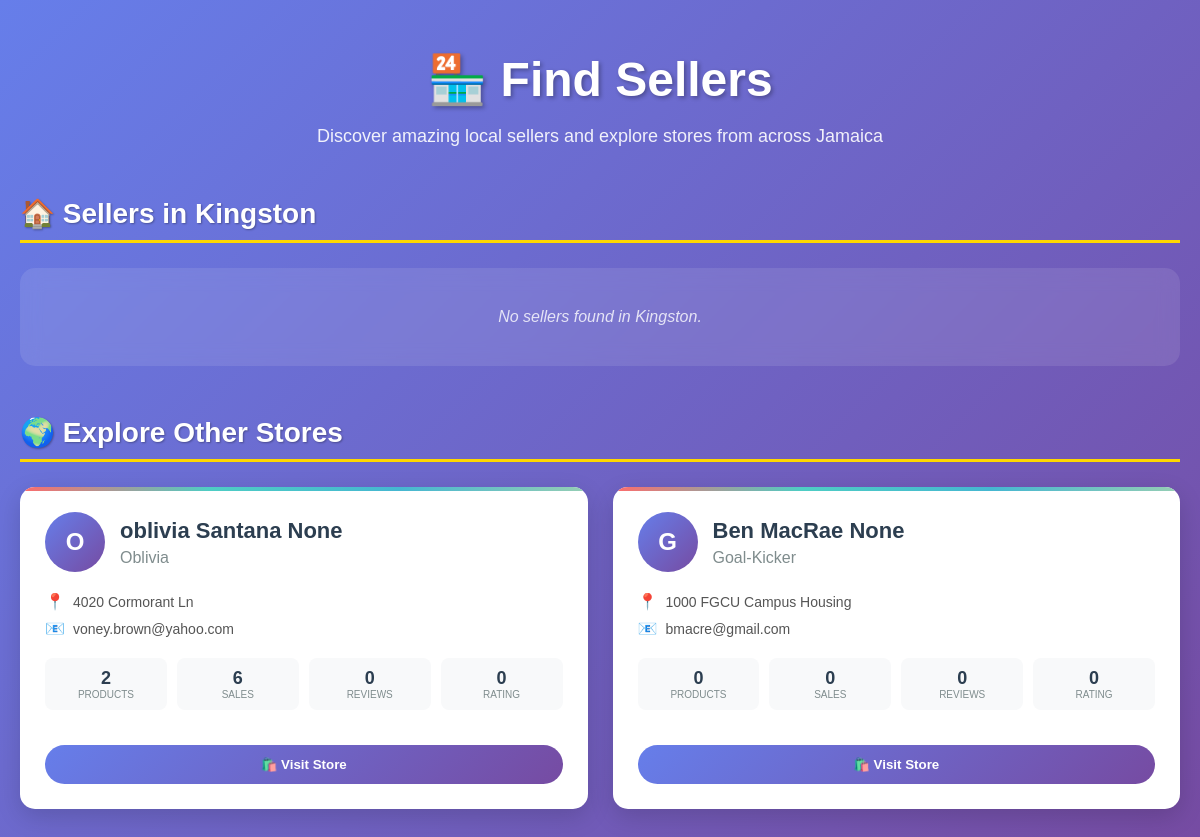
The page /find_sellers on the database as committed earlier.
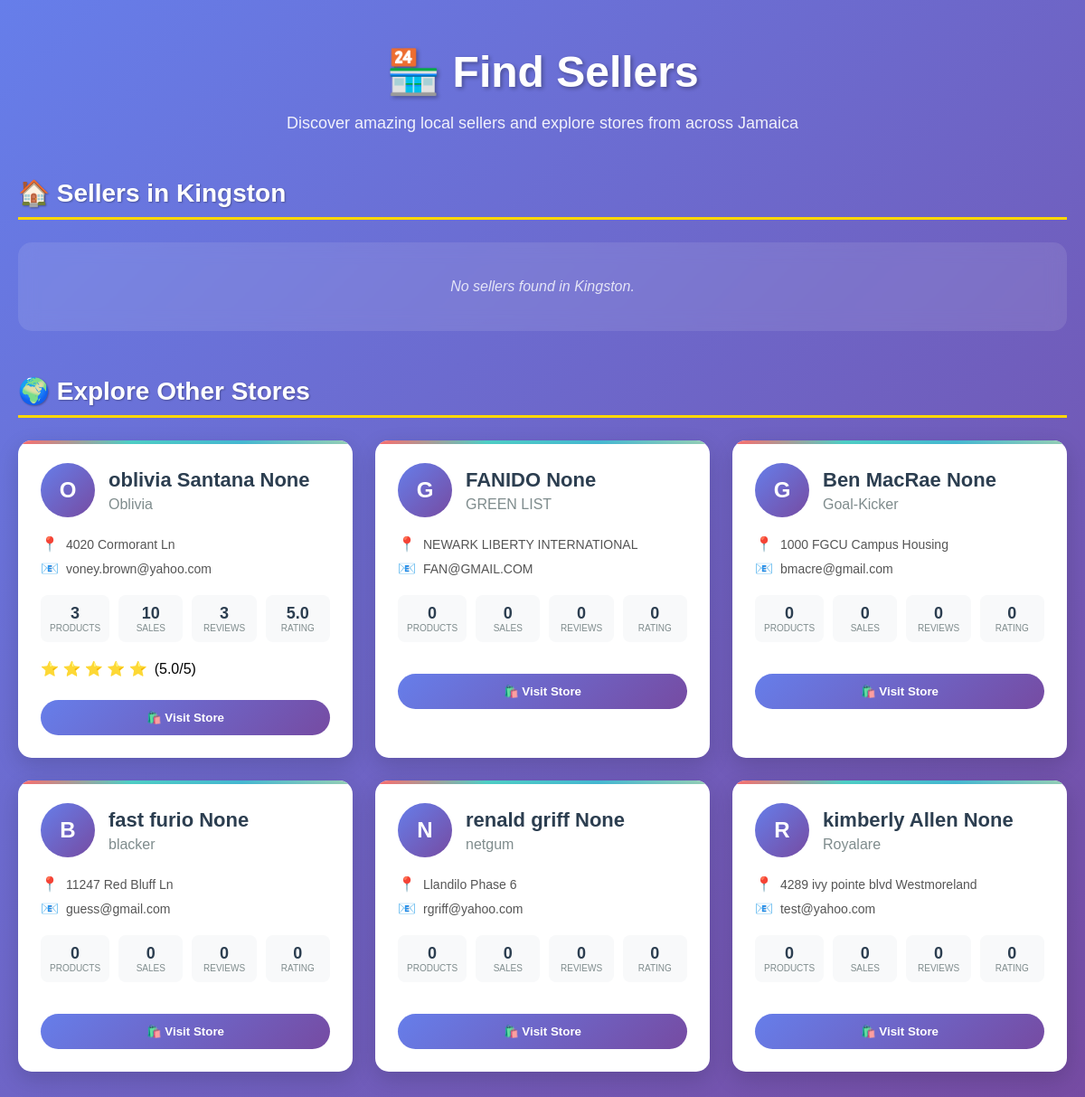
The same page on the database as committed later.
### tables this page shows
CREATE TABLE users (
            email TEXT PRIMARY KEY,
            password TEXT,
            first_name TEXT,
            last_name TEXT,
            is_seller BOOLEAN,
            is_support BOOLEAN DEFAULT FALSE,
            phone_number TEXT,
            address TEXT,
            parish TEXT,
            post_office TEXT,
            profile_picture TEXT,
            discount_used BOOLEAN DEFAULT FALSE,
            notification_preference TEXT,
            business_name TEXT,
            business_address TEXT,
            security_question TEXT,
            security_answer TEXT,
            discount_applied BOOLEAN DEFAULT FALSE,
            gender TEXT,
            delivery_address TEXT,
            billing_address TEXT
        , whatsapp_number TEXT);

### app.py (the view)
@app.route('/find_sellers')
def find_sellers():
    try:
        with get_db() as conn:
            cursor = conn.cursor()
            user_parish = 'Kingston'
            if 'user' in session and session['user'].get('parish'):
                user_parish = session['user']['parish']
            cursor.execute('''
                SELECT u.email, u.first_name, u.last_name, u.business_name, u.business_address,
                       u.profile_picture, COUNT(p.product_key) as product_count,
                       AVG(sr.rating) as avg_rating, COUNT(sr.rating) as rating_count,
                       SUM(p.sold) as total_sales
                FROM users u
                LEFT JOIN products p ON u.email = p.seller_email
                LEFT JOIN seller_ratings sr ON u.email = sr.seller_email
                WHERE u.is_seller = 1 AND u.business_address = ?
                GROUP BY u.email
                ORDER BY total_sales DESC, product_count DESC
            ''', (user_parish,))
            local_sellers = []
            for row in cursor.fetchall():
                seller_data = dict(row)
                seller_data['avg_rating'] = round(seller_data['avg_rating'], 1) if seller_data['avg_rating'] else 0
                seller_data['total_sales'] = seller_data['total_sales'] or 0
                seller_data['product_count'] = seller_data['product_count'] or 0
                seller_data['rating_count'] = seller_data['rating_count'] or 0
                local_sellers.append(seller_data)
            cursor.execute('''
                SELECT u.email, u.first_name, u.last_name, u.business_name, u.business_address,
                       u.profile_picture, COUNT(p.product_key) as product_count,
                       AVG(sr.rating) as avg_rating, COUNT(sr.rating) as rating_count,
                       SUM(p.sold) as total_sales
                FROM users u
                LEFT JOIN products p ON u.email = p.seller_email
                LEFT JOIN seller_ratings sr ON u.email = sr.seller_email
                WHERE u.is_seller = 1 AND u.business_address != ?
                GROUP BY u.email
                ORDER BY total_sales DESC, product_count DESC
            ''', (user_parish,))
            other_sellers = []
            for row in cursor.fetchall():
                seller_data = dict(row)
                seller_data['avg_rating'] = round(seller_data['avg_rating'], 1) if seller_data['avg_rating'] else 0
                seller_data['total_sales'] = seller_data['total_sales'] or 0
                seller_data['product_count'] = seller_data['product_count'] or 0
                seller_data['rating_count'] = seller_data['rating_count'] or 0
                other_sellers.append(seller_data)
        cart_data = get_cart_items()
        return render_template(
            'find_sellers.html',
            local_sellers=local_sellers,
            other_sellers=other_sellers,
            user_parish=user_parish,
            cart_items=cart_data['items'],
            cart_total=cart_data['total'],
            discount=cart_data['discount'],
            user=session.get('user'),
            cart_item_count=cart_data['cart_item_count']
        )
    except Exception as e:
        logger.error(f"Error in find_sellers: {e}")
        cart_data = get_cart_items()
        return render_template(
            'find_sellers.html',
            local_sellers=[],
            other_sellers=[],
            user_parish='Kingston',
            cart_items=cart_data['items'],
            cart_total=cart_data['total'],
            discount=cart_data['discount'],
            user=session.get('user'),
            cart_item_count=cart_data['cart_item_count']
        )

### templates/find_sellers.html (shortened to what this page needs)
<!DOCTYPE html>
<html lang="en">
<head>
</head>
<body>
    <div class="container">
        <h1>🏪 Find Sellers</h1>
        <p class="subtitle">Discover amazing local sellers and explore stores from across Jamaica</p>
        <section>
            <h2 class="section-title">🏠 Sellers in {{ user_parish }}</h2>
            {% if local_sellers %}
                <div class="sellers-grid">
                    {% for seller in local_sellers %}
                        <div class="seller-item" onclick="window.location.href='{{ url_for('seller_store', seller_email=seller.email) }}'">
                            <div class="seller-header">
                                {% if seller.profile_picture %}
                                    <img src="{{ url_for('static', filename=seller.profile_picture) }}"
                                         alt="{{ seller.business_name or seller.first_name }}"
                                         class="seller-avatar"
                                         onerror="this.style.display='none'; this.nextElementSibling.style.display='flex'">
                                    <div class="default-avatar" style="display: none;">
                                        {{ (seller.business_name or seller.first_name or 'S')[0].upper() }}
                                    </div>
                                {% else %}
                                    <div class="default-avatar">
                                        {{ (seller.business_name or seller.first_name or 'S')[0].upper() }}
                                    </div>
                                {% endif %}
                                <div>
                                    <h3 class="seller-name">{{ seller.first_name }} {{ seller.last_name }}</h3>
                                    {% if seller.business_name %}
                                        <p class="business-name">{{ seller.business_name }}</p>
                                    {% endif %}
                                </div>
                            </div>
                            <div class="seller-info">
                                <div class="info-row">
                                    <span class="info-icon">📍</span>
                                    <span>{{ seller.business_address }}</span>
                                </div>
                                <div class="info-row">
                                    <span class="info-icon">📧</span>
                                    <span>{{ seller.email }}</span>
                                </div>
                            </div>
                            <div class="seller-stats">
                                <div class="stat">
                                    <div class="stat-number">{{ seller.product_count }}</div>
                                    <div class="stat-label">Products</div>
                                </div>
                                <div class="stat">
                                    <div class="stat-number">{{ seller.total_sales }}</div>
                                    <div class="stat-label">Sales</div>
                                </div>
                                <div class="stat">
                                    <div class="stat-number">{{ seller.rating_count }}</div>
                                    <div class="stat-label">Reviews</div>
                                </div>
                                <div class="stat">
                                    <div class="stat-number">{{ seller.avg_rating }}</div>
                                    <div class="stat-label">Rating</div>
                                </div>
                            </div>
                            {% if seller.avg_rating > 0 %}
                            <div class="rating">
                                <div class="stars">
                                    {% for i in range(5) %}
                                        {% if i < seller.avg_rating %}⭐{% else %}☆{% endif %}
                                    {% endfor %}
                                </div>
                                <span>({{ seller.avg_rating }}/5)</span>
                            </div>
                            {% endif %}
                            <button class="visit-store-btn" onclick="window.location.href='{{ url_for('seller_store', seller_email=seller.email) }}'">🛍️ Visit Store</button>
                        </div>
                    {% endfor %}
                </div>
            {% else %}
                <div class="no-sellers">No sellers found in {{ user_parish }}.</div>
            {% endif %}
        </section>
        <section>
            <h2 class="section-title">🌍 Explore Other Stores</h2>
            {% if other_sellers %}
                <div class="sellers-grid">
                    {% for seller in other_sellers %}
                        <div class="seller-item" onclick="window.location.href='{{ url_for('seller_store', seller_email=seller.email) }}'">
                            <div class="seller-header">
                                {% if seller.profile_picture %}
                                    <img src="{{ url_for('static', filename=seller.profile_picture) }}"
                                         alt="{{ seller.business_name or seller.first_name }}"
                                         class="seller-avatar"
                                         onerror="this.style.display='none'; this.nextElementSibling.style.display='flex'">
                                    <div class="default-avatar" style="display: none;">
                                        {{ (seller.business_name or seller.first_name or 'S')[0].upper() }}
                                    </div>
                                {% else %}
                                    <div class="default-avatar">
                                        {{ (seller.business_name or seller.first_name or 'S')[0].upper() }}
                                    </div>
                                {% endif %}
                                <div>
                                    <h3 class="seller-name">{{ seller.first_name }} {{ seller.last_name }}</h3>
                                    {% if seller.business_name %}
                                        <p class="business-name">{{ seller.business_name }}</p>
                                    {% endif %}
                                </div>
                            </div>
                            <div class="seller-info">
                                <div class="info-row">
                                    <span class="info-icon">📍</span>
                                    <span>{{ seller.business_address }}</span>
                                </div>
                                <div class="info-row">
                                    <span class="info-icon">📧</span>
                                    <span>{{ seller.email }}</span>
                                </div>
                            </div>
                            <div class="seller-stats">
                                <div class="stat">
                                    <div class="stat-number">{{ seller.product_count }}</div>
                                    <div class="stat-label">Products</div>
                                </div>
                                <div class="stat">
                                    <div class="stat-number">{{ seller.total_sales }}</div>
                                    <div class="stat-label">Sales</div>
                                </div>
                                <div class="stat">
                                    <div class="stat-number">{{ seller.rating_count }}</div>
                                    <div class="stat-label">Reviews</div>
                                </div>
                                <div class="stat">
                                    <div class="stat-number">{{ seller.avg_rating }}</div>
                                    <div class="stat-label">Rating</div>
                                </div>
                            </div>
                            {% if seller.avg_rating > 0 %}
                            <div class="rating">
                                <div class="stars">
                                    {% for i in range(5) %}
                                        {% if i < seller.avg_rating %}⭐{% else %}☆{% endif %}
                                    {% endfor %}
                                </div>
                                <span>({{ seller.avg_rating }}/5)</span>
                            </div>
                            {% endif %}
                            <button class="visit-store-btn">🛍️ Visit Store</button>
                        </div>
                    {% endfor %}
                </div>
            {% else %}
                <div class="no-sellers">No other stores available right now.</div>
            {% endif %}
        </section>
    </div>
</body>
</html>

Rows that differ between the two databases and show on the page:
shown differently, row unchanged: users "oblivia Santana": product_count "2" → "3"; total_sales "6" → "10"; rating_count "0" → "3"; avg_rating "0" → "5.0"; avg_rating (not shown) → "5.0"
added users: business_name "G", first_name "FANIDO", last_name "None", business_name "GREEN LIST", business_address "NEWARK LIBERTY INTERNATIONAL", email "FAN@GMAIL.COM", product_count "0", total_sales "0", rating_count "0", avg_rating "0"
added users: business_name "B", first_name "fast furio", last_name "None", business_name "blacker", business_address "11247 Red Bluff Ln", email "guess@gmail.com", product_count "0", total_sales "0", rating_count "0", avg_rating "0"
added users: business_name "N", first_name "renald griff", last_name "None", business_name "netgum", business_address "Llandilo Phase 6", email "rgriff@yahoo.com", product_count "0", total_sales "0", rating_count "0", avg_rating "0"
added users: business_name "R", first_name "kimberly Allen", last_name "None", business_name "Royalare", business_address "4289 ivy pointe blvd Westmoreland", email "test@yahoo.com", product_count "0", total_sales "0", rating_count "0", avg_rating "0"
